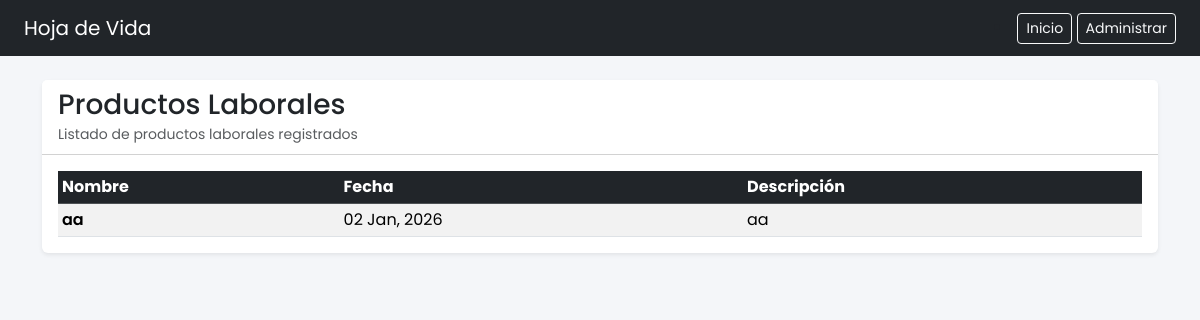
Page /productolaboral on the committed database.
### paginausuario/models.py (models this page shows)
class ProductoLaboral(models.Model):
    idproductoslaborales = models.AutoField(primary_key=True)
    perfil = models.ForeignKey(
        DatosPersonales,
        on_delete=models.CASCADE,
        db_column="idperfilconqueestaactivo"
    )
    nombreproducto = models.CharField(max_length=100)
    fechaproducto = models.DateField()
    descripcion = models.CharField(max_length=100)
    activarparaqueseveaenfront = models.BooleanField(default=True)
    class Meta:
        db_table = "PRODUCTOSLABORALES"

### paginausuario/views.py (the view)
# urls.py: path('productolaboral', views.producto_laboral_list, name='producto_laboral_list'),
def producto_laboral_list(request):
    cfg = get_cv_config()
    if not cfg.mostrar_productos_laborales and not request.user.is_staff:
        return render(request, "bloqueado.html", {"mensaje": "Productos Laborales está deshabilitada por el administrador."})
    if request.user.is_staff:
        productos = ProductoLaboral.objects.all()
    else:
        productos = ProductoLaboral.objects.filter(activarparaqueseveaenfront=True)
    return render(request, 'productolaboral/list.html', {'productos': productos, "cfg": cfg})

### paginausuario/views.py (called while the page is built)
def get_cv_config():
    cfg = ConfigSeccionesCV.objects.first()
    if not cfg:
        cfg = ConfigSeccionesCV.objects.create()
    return cfg

### paginausuario/templates/productolaboral/list.html (shortened to what this page needs)
{% extends 'az.html' %}
{% block content %}
<div class="card shadow-sm border-0">
  <div class="card-header bg-white d-flex justify-content-between align-items-center">
    <div>
      <h3 class="mb-0">Productos Laborales</h3>
      <small class="text-muted">Listado de productos laborales registrados</small>
    </div>
  </div>
  <div class="card-body">
    <div class="table-responsive">
      <table class="table table-sm table-striped table-hover align-middle mb-0">
        <thead class="table-dark">
          <tr>
            <th class="text-nowrap">Nombre</th>
            <th class="text-nowrap">Fecha</th>
            <th class="text-nowrap">Descripción</th>
          </tr>
        </thead>
        <tbody>
          {% for p in productos %}
          <tr>
            <td class="fw-semibold text-nowrap">{{ p.nombreproducto }}</td>
            <td class="text-nowrap">
              {{ p.fechaproducto|date:"d M, Y" }}
            </td>
            <td class="text-truncate-cell" title="{{ p.descripcion }}">
              {{ p.descripcion }}
            </td>
          </tr>
          {% empty %}
          <tr>
            <td colspan="5" class="text-center text-muted py-4">
              No hay productos laborales registrados
            </td>
          </tr>
          {% endfor %}
        </tbody>
      </table>
    </div>
  </div>
</div>
{% endblock %}

### paginausuario/templates/az.html (style rules this page uses)
body { font-family: 'Poppins', sans-serif; background-color: #f4f6f9; }

### paginausuario/templates/productolaboral/list.html (style rules this page uses)
.text-truncate-cell { max-width: 200px; white-space: nowrap; overflow: hidden; text-overflow: ellipsis; }

### rows in the picture
ProductoLaboral: nombreproducto "aa", fechaproducto "02 Jan, 2026", descripcion "aa"
